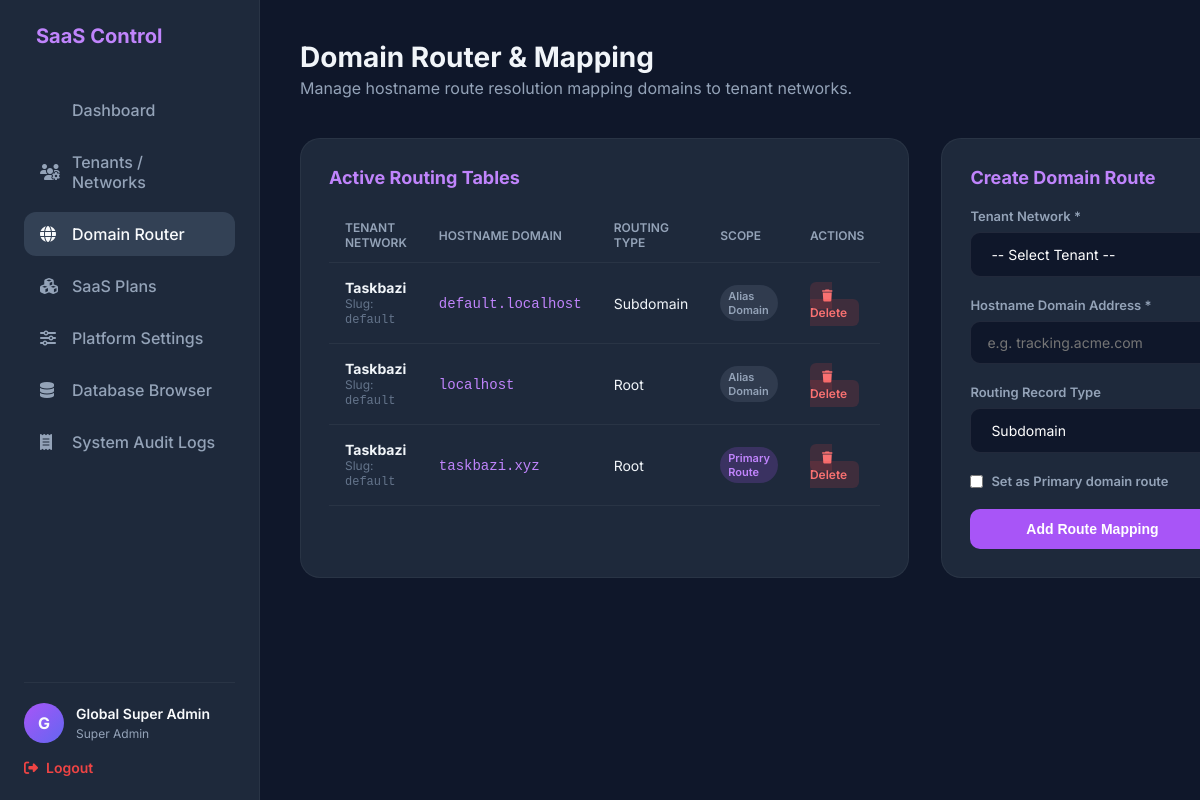
Page /superadmin/domains.php (signed in) on the committed database.
### tables this page shows
CREATE TABLE `tenant_domains` (
  `id` int(11) NOT NULL AUTO_INCREMENT,
  `tenant_id` int(11) NOT NULL,
  `domain` varchar(150) NOT NULL,
  `type` enum('subdomain','custom','root') NOT NULL,
  `is_primary` tinyint(1) DEFAULT 0,
  `verification_status` enum('pending','verified','failed') DEFAULT 'verified',
  `ssl_status` enum('active','expired','none') DEFAULT 'none',
  `created_at` timestamp NOT NULL DEFAULT current_timestamp(),
  PRIMARY KEY (`id`),
  UNIQUE KEY `domain` (`domain`),
  KEY `tenant_id` (`tenant_id`),
  CONSTRAINT `tenant_domains_ibfk_1` FOREIGN KEY (`tenant_id`) REFERENCES `tenants` (`id`) ON DELETE CASCADE
);

CREATE TABLE `tenants` (
  `id` int(11) NOT NULL AUTO_INCREMENT,
  `name` varchar(100) NOT NULL,
  `slug` varchar(50) NOT NULL,
  `company_name` varchar(150) DEFAULT NULL,
  `owner_name` varchar(100) DEFAULT NULL,
  `owner_email` varchar(150) DEFAULT NULL,
  `status` enum('active','suspended','pending','deleted') DEFAULT 'active',
  `plan_name` varchar(50) DEFAULT 'Starter',
  `max_affiliates` int(11) DEFAULT 100,
  `max_advertisers` int(11) DEFAULT 20,
  `max_offers` int(11) DEFAULT 100,
  `timezone` varchar(50) DEFAULT 'UTC',
  `currency` varchar(10) DEFAULT 'USD',
  `created_at` timestamp NOT NULL DEFAULT current_timestamp(),
  `updated_at` timestamp NOT NULL DEFAULT current_timestamp() ON UPDATE current_timestamp(),
  PRIMARY KEY (`id`),
  UNIQUE KEY `slug` (`slug`)
);

### app/core/tenant.php (called while the page is built, shortened)
    <?php
class GuardPDO extends PDO {
    #[\ReturnTypeWillChange]
    public function prepare($query, $options = []) {
        return parent::prepare($query, $options);
    }
    #[\ReturnTypeWillChange]
    public function query($query, ...$args) {
        return parent::query($query, ...$args);
    }
}

### superadmin/domains.php (the view, shortened to what this page needs)
<?php
require_once __DIR__ . '/../app/config/database.php';
$adminName = $_SESSION['super_auth']['name'] ?? 'Super Admin';
$routes = $pdo->query("
    SELECT td.*, t.name as tenant_name, t.slug as tenant_slug
    FROM tenant_domains td
    INNER JOIN tenants t ON t.id = td.tenant_id
    ORDER BY td.created_at DESC
")->fetchAll(PDO::FETCH_ASSOC);
?>
<!DOCTYPE html>
<html lang="en">
<head>
    <link rel="stylesheet" href="https://cdnjs.cloudflare.com/ajax/libs/font-awesome/6.4.0/css/all.min.css">
</head>
<body>
    <div class="sidebar">
        <div class="brand">
            <span>SaaS Control</span>
        </div>
        <ul class="nav-menu">
            <li class="nav-item">
                <a href="dashboard.php">
                    <i class="fas fa-grid-2"></i> Dashboard
                </a>
            </li>
            <li class="nav-item">
                <a href="tenants.php">
                    <i class="fas fa-users-gear"></i> Tenants / Networks
                </a>
            </li>
            <li class="nav-item active">
                <a href="domains.php">
                    <i class="fas fa-globe"></i> Domain Router
                </a>
            </li>
            <li class="nav-item">
                <a href="plans.php">
                    <i class="fas fa-cubes"></i> SaaS Plans
                </a>
            </li>
            <li class="nav-item">
                <a href="platform_settings.php">
                    <i class="fas fa-sliders"></i> Platform Settings
                </a>
            </li>
            <li class="nav-item">
                <a href="data_browser.php">
                    <i class="fas fa-database"></i> Database Browser
                </a>
            </li>
            <li class="nav-item">
                <a href="audit_logs.php">
                    <i class="fas fa-receipt"></i> System Audit Logs
                </a>
            </li>
        </ul>
        <div class="sidebar-footer">
            <div class="user-profile">
                <div class="avatar">
                    <?=strtoupper(substr($adminName, 0, 1))?>
                </div>
                <div>
                    <h4 style="font-size: 14px; font-weight: 600;"><?=$adminName?></h4>
                    <span style="font-size: 12px; color: #94a3b8;">Super Admin</span>
                </div>
            </div>
            <a href="../logout.php" class="logout-btn">
                <i class="fas fa-right-from-bracket"></i> Logout
            </a>
        </div>
    </div>
    <div class="content">
        <div class="header">
            <div>
                <h1>Domain Router & Mapping</h1>
                <p>Manage hostname route resolution mapping domains to tenant networks.</p>
            </div>
        </div>
        <div class="layout-grid">
            <div class="section-card">
                <h3 class="section-title">Active Routing Tables</h3>
                <table>
                    <thead>
                        <tr>
                            <th>Tenant Network</th>
                            <th>Hostname Domain</th>
                            <th>Routing Type</th>
                            <th>Scope</th>
                            <th>Actions</th>
                        </tr>
                    </thead>
                    <tbody>
                        <?php if (empty($routes)): ?>
                            <tr>
                                <td colspan="5" style="text-align: center; color: #64748b; padding: 20px;">No routing records mapped.</td>
                            </tr>
                        <?php else: ?>
                            <?php foreach ($routes as $r): ?>
                                <tr>
                                    <td>
                                        <strong style="color: #f1f5f9;"><?=$r['tenant_name']?></strong>
                                        <div style="font-size: 12px; color: #64748b;">Slug: <code><?=$r['tenant_slug']?></code></div>
                                    </td>
                                    <td><code style="font-size: 14px; color: #c084fc;"><?=$r['domain']?></code></td>
                                    <td><span style="text-transform: capitalize;"><?=$r['type']?></span></td>
                                    <td>
                                        <?php if ($r['is_primary']): ?>
                                            <span class="badge badge-primary">Primary Route</span>
                                        <?php else: ?>
                                            <span class="badge badge-secondary">Alias Domain</span>
                                        <?php endif; ?>
                                    </td>
                                    <td>
                                        <a href="domains.php?action=delete&id=<?=$r['id']?>" class="btn-delete" onclick="return confirm('Delete this routing record? The network will no longer load under this hostname.')"><i class="fas fa-trash"></i> Delete</a>
                                    </td>
                                </tr>
                            <?php endforeach; ?>
                        <?php endif; ?>
                    </tbody>
                </table>
            </div>
            <div class="section-card" style="height: fit-content;">
                <h3 class="section-title">Create Domain Route</h3>
                <form method="POST">
                    <div class="form-group">
                        <label for="tenant_id">Tenant Network *</label>
                        <select id="tenant_id" name="tenant_id" required>
                            <option value="">-- Select Tenant --</option>
                        </select>
                    </div>
                    <div class="form-group">
                        <label for="domain">Hostname Domain Address *</label>
                        <input type="text" id="domain" name="domain" placeholder="e.g. tracking.acme.com" value="<?=htmlspecialchars($_POST['domain']??'')?>" required>
                    </div>
                    <div class="form-group">
                        <label for="type">Routing Record Type</label>
                        <select id="type" name="type">
                            <option value="subdomain">Subdomain</option>
                        </select>
                    </div>
                    <div class="checkbox-group">
                        <input type="checkbox" id="is_primary" name="is_primary" value="1">
                        <label for="is_primary">Set as Primary domain route</label>
                    </div>
                    <button type="submit" name="add_domain" class="btn-submit">Add Route Mapping</button>
                </form>
            </div>
        </div>
    </div>
</body>
</html>

### superadmin/domains.php (style rules this page uses)
* { margin: 0; padding: 0; box-sizing: border-box; }
body { font-family: 'Inter', sans-serif; background-color: #0f172a; color: #f1f5f9; min-height: 100vh; display: flex; }
.sidebar { width: 260px; background-color: #1e293b; border-right: 1px solid rgba(255, 255, 255, 0.05); display: flex; flex-direction: column; padding: 24px; }
.brand { display: flex; align-items: center; gap: 12px; margin-bottom: 40px; font-weight: 700; font-size: 20px; color: #c084fc; }
.nav-menu { list-style: none; display: flex; flex-direction: column; gap: 8px; }
.nav-item a { display: flex; align-items: center; gap: 12px; padding: 12px 16px; color: #94a3b8; text-decoration: none; border-radius: 12px; font-weight: 500; transition: all 0.2s; }
.nav-item.active a, .nav-item a:hover { background-color: #334155; color: #f8fafc; }
.nav-item a i { width: 20px; }
.sidebar-footer { margin-top: auto; padding-top: 20px; border-top: 1px solid rgba(255, 255, 255, 0.05); }
.user-profile { display: flex; align-items: center; gap: 12px; color: #f8fafc; margin-bottom: 16px; }
.avatar { width: 40px; height: 40px; border-radius: 50%; background: linear-gradient(135deg, #a855f7, #6366f1); display: flex; align-items: center; justify-content: center; font-weight: 700; }
.logout-btn { display: flex; align-items: center; gap: 8px; color: #ef4444; text-decoration: none; font-weight: 600; font-size: 14px; }
.content { flex: 1; padding: 40px; overflow-y: auto; }
.header { display: flex; justify-content: space-between; align-items: center; margin-bottom: 40px; }
.header h1 { font-size: 28px; font-weight: 700; }
.header p { color: #94a3b8; margin-top: 4px; }
.layout-grid { display: grid; grid-template-columns: 2fr 1fr; gap: 32px; }
.section-card { background-color: #1e293b; border: 1px solid rgba(255, 255, 255, 0.05); border-radius: 20px; padding: 28px; }
.section-title { font-size: 18px; font-weight: 700; margin-bottom: 20px; color: #c084fc; }
.form-group { display: flex; flex-direction: column; gap: 8px; margin-bottom: 20px; }
label { font-size: 13px; font-weight: 600; color: #94a3b8; }
input, select { background-color: #0f172a; border: 1px solid rgba(255, 255, 255, 0.08); border-radius: 10px; padding: 12px 16px; color: white; font-family: inherit; font-size: 14px; }
.checkbox-group { display: flex; align-items: center; gap: 8px; margin-bottom: 20px; }
.btn-submit { background-color: #a855f7; color: white; border: none; padding: 12px; border-radius: 10px; font-weight: 700; cursor: pointer; transition: background 0.2s; font-size: 14px; width: 100%; }
table { width: 100%; border-collapse: collapse; }
th { text-align: left; padding: 12px 16px; color: #94a3b8; font-weight: 600; font-size: 12px; text-transform: uppercase; border-bottom: 1px solid rgba(255, 255, 255, 0.05); }
td { padding: 16px; border-bottom: 1px solid rgba(255, 255, 255, 0.05); font-size: 14px; vertical-align: middle; }
.badge { display: inline-flex; padding: 4px 8px; border-radius: 100px; font-size: 11px; font-weight: 600; }
.badge-primary { background-color: rgba(168, 85, 247, 0.2); color: #c084fc; }
.badge-secondary { background-color: rgba(148, 163, 184, 0.15); color: #94a3b8; }
.btn-delete { background-color: rgba(239, 68, 68, 0.15); color: #f87171; text-decoration: none; padding: 6px 12px; border-radius: 6px; font-size: 12px; font-weight: 600; }

### rows in the picture
tenant_domains: tenant.name "Taskbazi", tenant.slug "default", domain "default.localhost", type "Subdomain", is_primary "Alias Domain"
tenant_domains: tenant.name "Taskbazi", tenant.slug "default", domain "localhost", type "Root", is_primary "Alias Domain"
tenant_domains: tenant.name "Taskbazi", tenant.slug "default", domain "taskbazi.xyz", type "Root", is_primary "Primary Route"

### other values in the picture
substr($adminName, 0, 1) "G"
$adminName "Global Super Admin"
